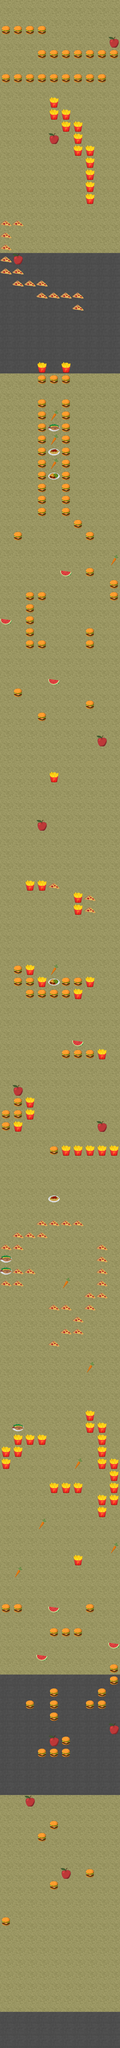

Rendered tile map (Tiled .tmx) drawn with the repository's tilesets; below, a short description and the map source with its tile grids summarised:
An orthogonal 10x170 tile map with 48x48 px tiles, 3 tile layers (Tile Layer 1, burgers, carrots) and 237 objects.

<map version="1.2" tiledversion="1.2.3" orientation="orthogonal" renderorder="right-down" width="10" height="170" tilewidth="48" tileheight="48" infinite="0" nextlayerid="6" nextobjectid="242">
 <tileset firstgid="1" name="TileSetFA" tilewidth="48" tileheight="48" tilecount="20" columns="5">
  <image source="TileSetFA.png" width="240" height="192" />
 </tileset>
 <layer id="1" name="Tile Layer 1" width="10" height="170">
  <data>[1700 cells, 1700 non-empty, 2 distinct tile ids]</data>
 </layer>
 <objectgroup id="5" name="ObjectLayer2">
  <object id="205" x="249.75" y="7453.75" width="30.25" height="25.5" />
  <object id="206" x="103.542" y="7166.58" width="30.25" height="25.5" />
  <object id="207" x="200.208" y="6926.58" width="30.25" height="25.5" />
  <object id="208" x="441.542" y="6877.92" width="30.25" height="25.5" />
  <object id="209" x="149.542" y="6592.58" width="30.25" height="25.5" />
  <object id="210" x="440.208" y="6543.92" width="30.25" height="25.5" />
  <object id="211" x="198.875" y="6399.25" width="30.25" height="25.5" />
  <object id="212" x="55.5417" y="6253.25" width="30.25" height="25.5" />
  <object id="213" x="441.542" y="6157.92" width="30.25" height="25.5" />
  <object id="214" x="150.875" y="6062.58" width="30.25" height="25.5" />
  <object id="215" x="293.542" y="5823.25" width="30.25" height="25.5" />
  <object id="216" x="56.2083" y="5674.58" width="30.25" height="25.5" />
  <object id="217" x="346.208" y="5436.58" width="30.25" height="25.5" />
  <object id="218" x="248.875" y="5101.25" width="30.25" height="25.5" />
  <object id="219" x="8.875" y="5052.58" width="30.25" height="25.5" />
  <object id="220" x="8.875" y="5003.92" width="30.25" height="25.5" />
  <object id="221" x="200.875" y="4762.58" width="30.25" height="25.5" />
  <object id="222" x="394.208" y="4477.92" width="30.25" height="25.5" />
  <object id="223" x="56.875" y="4333.92" width="30.25" height="25.5" />
  <object id="224" x="296.208" y="4142.58" width="30.25" height="25.5" />
  <object id="225" x="199.542" y="3898.58" width="30.25" height="25.5" />
  <object id="226" x="200.875" y="3855.25" width="30.25" height="25.5" />
  <object id="227" x="152.875" y="3277.92" width="30.25" height="25.5" />
  <object id="228" x="392.875" y="2941.92" width="30.25" height="25.5" />
  <object id="229" x="198.875" y="2703.25" width="30.25" height="25.5" />
  <object id="230" x="8.20833" y="2462.58" width="30.25" height="25.5" />
  <object id="231" x="248.875" y="2272.58" width="30.25" height="25.5" />
  <object id="232" x="440.875" y="2223.92" width="30.25" height="25.5" />
  <object id="233" x="202.208" y="1883.25" width="30.25" height="25.5" />
  <object id="234" x="200.208" y="1836.58" width="30.25" height="25.5" />
  <object id="235" x="202.208" y="1787.92" width="30.25" height="25.5" />
  <object id="236" x="201.542" y="1739.92" width="30.25" height="25.5" />
  <object id="237" x="200.208" y="1691.92" width="30.25" height="25.5" />
  <object id="238" x="200.875" y="1646.58" width="30.25" height="25.5" />
  <object id="239" x="56.875" y="1023.25" width="30.25" height="25.5" />
  <object id="240" x="200.875" y="541.25" width="30.25" height="25.5" />
  <object id="241" x="442.875" y="157.917" width="30.25" height="25.5" />
 </objectgroup>
 <layer id="2" name="burgers" width="10" height="170">
  <data>[1700 cells, 200 non-empty, 3 distinct tile ids]</data>
 </layer>
 <layer id="3" name="carrots" width="10" height="170">
  <data>[1700 cells, 37 non-empty, 6 distinct tile ids]</data>
 </layer>
 <objectgroup id="4" name="ObjectLayer">
  <object id="1" x="10.4203" y="7641.49" width="27.087" height="31.6087" />
  <object id="2" x="201.123" y="7496.86" width="27.087" height="31.6087" />
  <object id="3" x="346.457" y="7448.86" width="27.087" height="31.6087" />
  <object id="4" x="154.457" y="7304.86" width="27.087" height="31.6087" />
  <object id="5" x="202.457" y="7255.53" width="27.087" height="31.6087" />
  <object id="6" x="153.123" y="6968.2" width="27.087" height="31.6087" />
  <object id="7" x="201.79" y="6968.86" width="27.087" height="31.6087" />
  <object id="8" x="249.79" y="6968.86" width="27.087" height="31.6087" />
  <object id="9" x="249.123" y="6919.53" width="27.087" height="31.6087" />
  <object id="10" x="202.457" y="6823.53" width="27.087" height="31.6087" />
  <object id="11" x="201.123" y="6774.86" width="27.087" height="31.6087" />
  <object id="12" x="201.123" y="6728.2" width="27.087" height="31.6087" />
  <object id="13" x="105.123" y="6775.53" width="27.087" height="31.6087" />
  <object id="14" x="345.123" y="6777.53" width="27.087" height="31.6087" />
  <object id="15" x="393.123" y="6776.86" width="27.087" height="31.6087" />
  <object id="16" x="394.457" y="6728.86" width="27.087" height="31.6087" />
  <object id="17" x="441.123" y="6680.2" width="27.087" height="31.6087" />
  <object id="18" x="441.79" y="6631.53" width="27.087" height="31.6087" />
  <object id="19" x="199.456" y="6485.87" width="27.087" height="31.6087" />
  <object id="20" x="248.123" y="6486.53" width="27.087" height="31.6087" />
  <object id="21" x="296.123" y="6486.53" width="27.087" height="31.6087" />
  <object id="22" x="10.4565" y="6393.86" width="27.087" height="31.6087" />
  <object id="23" x="58.4565" y="6393.19" width="27.087" height="31.6087" />
  <object id="24" x="346.456" y="6390.86" width="27.087" height="31.6087" />
  <object id="25" x="297.79" y="6202.86" width="27.087" height="31.6087" />
  <object id="26" x="203.456" y="5913.2" width="27.087" height="31.6087" />
  <object id="27" x="252.123" y="5913.86" width="27.087" height="31.6087" />
  <object id="28" x="300.123" y="5913.86" width="27.087" height="31.6087" />
  <object id="29" x="394.457" y="5959.86" width="27.087" height="31.6087" />
  <object id="30" x="442.457" y="5959.19" width="27.087" height="31.6087" />
  <object id="31" x="395.123" y="6009.53" width="27.087" height="31.6087" />
  <object id="32" x="441.79" y="5913.53" width="27.087" height="31.6087" />
  <object id="33" x="443.123" y="5866.2" width="27.087" height="31.6087" />
  <object id="34" x="443.79" y="5818.86" width="27.087" height="31.6087" />
  <object id="35" x="394.457" y="5816.86" width="27.087" height="31.6087" />
  <object id="36" x="393.457" y="5721.36" width="27.087" height="31.6087" />
  <object id="37" x="394.123" y="5771.03" width="27.087" height="31.6087" />
  <object id="38" x="395.79" y="5673.86" width="27.087" height="31.6087" />
  <object id="39" x="346.457" y="5671.86" width="27.087" height="31.6087" />
  <object id="40" x="11.1232" y="5817.53" width="27.087" height="31.6087" />
  <object id="41" x="9.45633" y="5769.2" width="27.087" height="31.6087" />
  <object id="42" x="58.1233" y="5769.86" width="27.087" height="31.6087" />
  <object id="43" x="58.123" y="5723.87" width="27.087" height="31.6087" />
  <object id="44" x="106.79" y="5724.53" width="27.087" height="31.6087" />
  <object id="45" x="154.79" y="5724.53" width="27.087" height="31.6087" />
  <object id="46" x="347.123" y="5626.2" width="27.087" height="31.6087" />
  <object id="47" x="250.79" y="5290.53" width="27.087" height="31.6087" />
  <object id="48" x="299.457" y="5291.19" width="27.087" height="31.6087" />
  <object id="49" x="203.123" y="5338.86" width="27.087" height="31.6087" />
  <object id="50" x="300.457" y="5242.2" width="27.087" height="31.6087" />
  <object id="51" x="202.123" y="5191.87" width="27.087" height="31.6087" />
  <object id="52" x="250.79" y="5192.53" width="27.087" height="31.6087" />
  <object id="53" x="346.79" y="5145.87" width="27.087" height="31.6087" />
  </objectgroup>
</map>
<!-- 147 of 237 objects omitted -->
